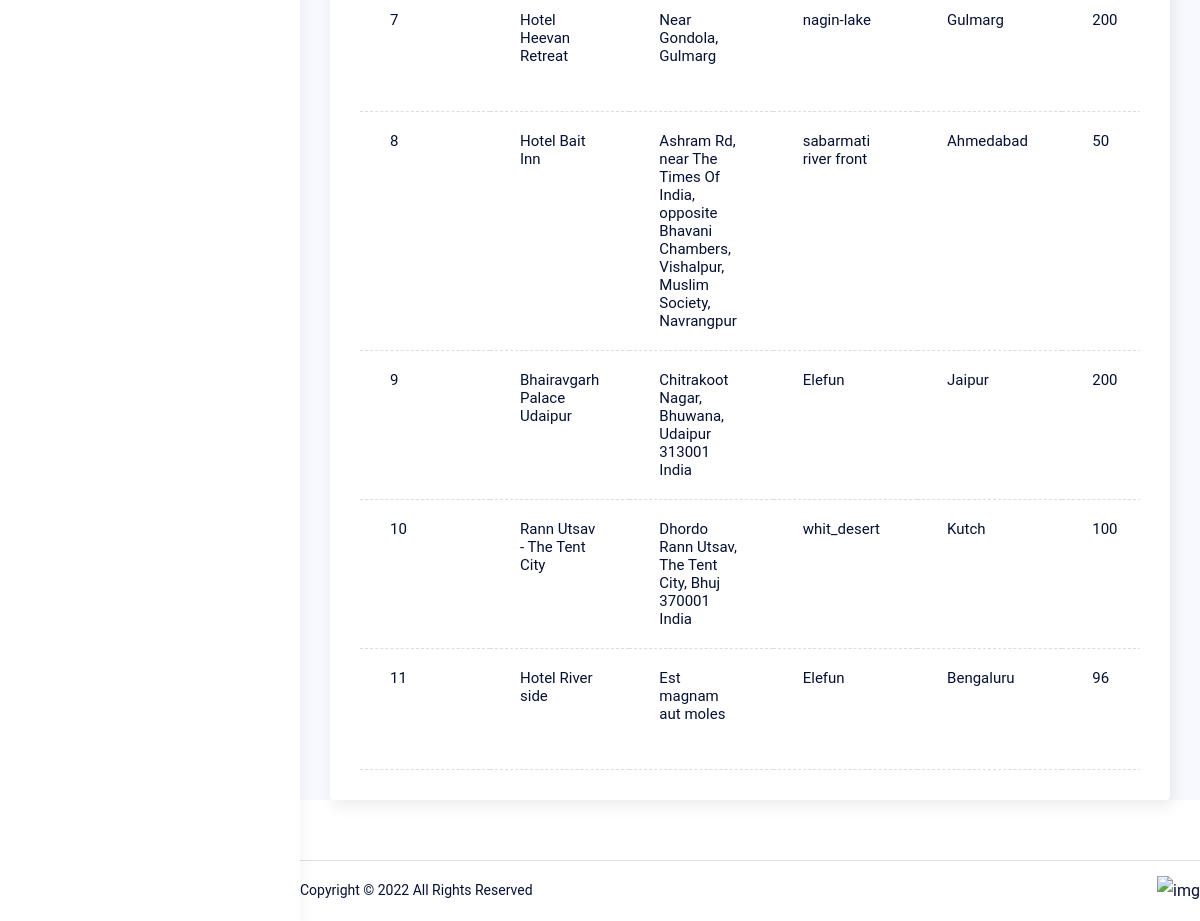
The page /hotel/db_hotel_list (signed in, lower part) on the database as committed earlier.
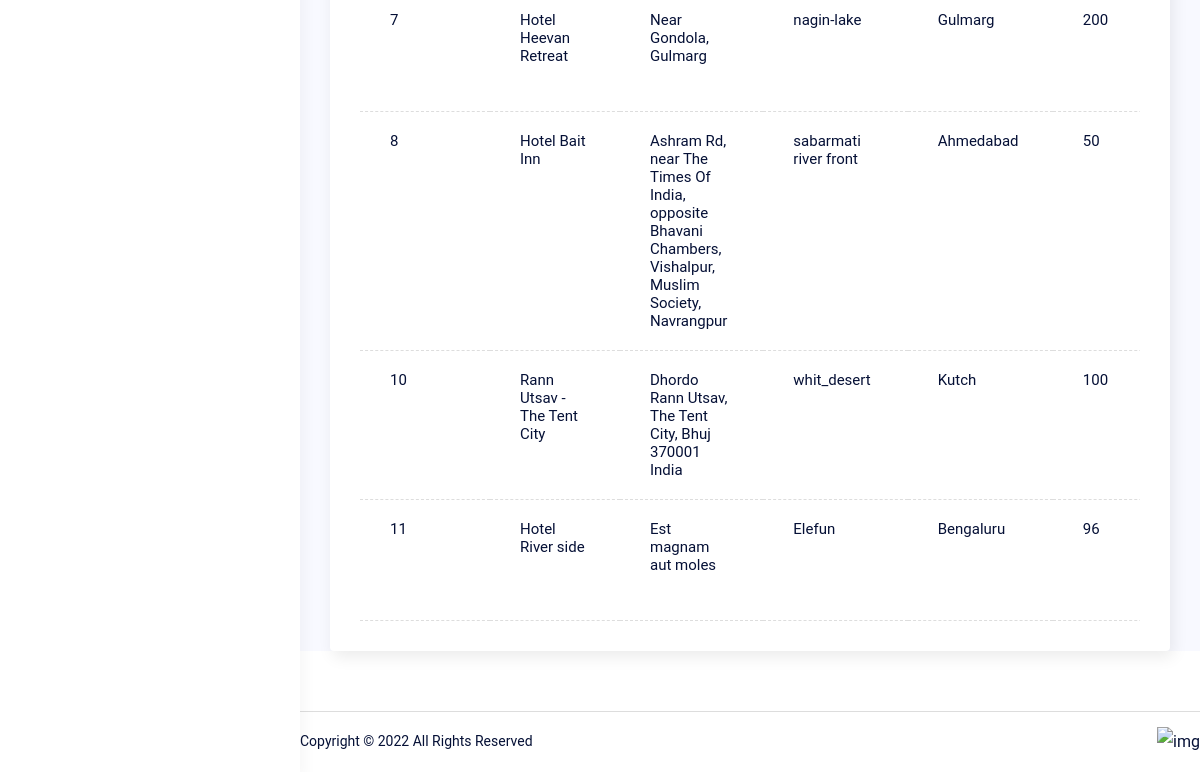
The same page on the database as committed later.
### hotel/models.py (models this page shows, shortened)
class Hotel(BaseModel):
    hotelname = models.CharField(max_length=50)
    address = models.CharField(max_length=100)
    map_link = models.URLField(max_length=500)
    total_room = models.IntegerField()
    price = models.IntegerField()
    rating =models.IntegerField(null=True, default=0)
    facility = models.CharField(max_length=100)
    overview = models.TextField(max_length=1000, null=True)
    city = models.ForeignKey(City, on_delete=models.CASCADE)
    place = models.ForeignKey(Place, on_delete=models.CASCADE)
    hotel_image = models.ImageField(upload_to='image/hotel/')
    room_image = models.ImageField(upload_to='image/hotel/')
    image_3 = models.ImageField(upload_to='image/hotel/')
    image_4 = models.ImageField(upload_to='image/hotel/')
    image_5 = models.ImageField(upload_to='image/hotel/')
    hotel_slug = AutoSlugField(populate_from='hotelname', unique=True, null=True, default=None)
    class Meta:
        ordering = ('created_at',)

### core/models.py (models this page shows, shortened)
class Place(BaseModel):
    name = models.CharField(max_length=100)
    description = models.TextField(max_length=1000)
    city = models.ForeignKey(City, on_delete=models.CASCADE)
    image = models.ImageField(upload_to='image/places')
    def __str__(self) -> str:
        return str(self.name)
    class Meta:
        ordering = ('created_at',)

class City(BaseModel):
    name = models.CharField(max_length=100)
    code = models.CharField(max_length=4, unique=True)
    state = models.ForeignKey(State, on_delete=models.CASCADE)
    image = models.ImageField(upload_to='image/city')
    location = models.JSONField(null=True, blank=True) # JSONField to store latitude and longitude
    def __str__(self) -> str:
        return str(self.name)
    class Meta:
        ordering = ('created_at',)

### hotel/views.py (the view)
# urls.py: path('db_hotel_list', HotelView.HotelListView.as_view(), name="db_hotel_list"),
    class HotelListView(BaseView, SuperUserView, ListView):
        model =Hotel
        context_object_name = 'hotel'
        template_name = 'hotel/db_vendor_hotels.html'
        slug_field = 'tour_string'
        slug_field_kwargs = 'slug'

### app/views.py (called while the page is built)
    def test_func(self):
        return self.request.user.is_superuser

    def dispatch(self, request, *args, **kwargs):
        if not self.test_func():
            return redirect(self.login_url)
        return super().dispatch(request, *args, **kwargs)

### templates/hotel/db_vendor_hotels.html (shortened to what this page needs)
{% extends "base.html" %}
{%  block dashboard %}
<div class="dashboard__main">
  <div class="dashboard__content">
    <div class="py-30 px-30 rounded-4 bg-white custom_shadow">
      <div class="tabs -underline-2 js-tabs">
        <div class="tabs__content pt-30 js-tabs-content">
            <div class="overflow-scroll scroll-bar-1">
              <table class="table-4 -border-bottom col-12">
                <tbody>
                  {% for hotels in hotel %}
                  <tr>
                    <td>{{hotels.id}}</td>
                    <td>{{hotels.hotelname}}</td>
                    <td>{{hotels.address}}</td>
                    <td>{{hotels.place}}</td>
                    <td>{{hotels.city}}</td>
                    <td>{{hotels.total_room}}</td>
                  </tr>
                  {% endfor %}
                </tbody>
              </table>
            </div>
          </div>
        </div>
      </div>
    </div>
    {% include "db_footer.html" %}
  </div>
</div>
{% endblock %}

Rows that differ between the two databases and show on the page:
removed Hotel: id "9", hotelname "Bhairavgarh Palace Udaipur", address "Chitrakoot Nagar, Bhuwana, Udaipur 313001 India", place "Elefun", city "Jaipur", total_room "200"
